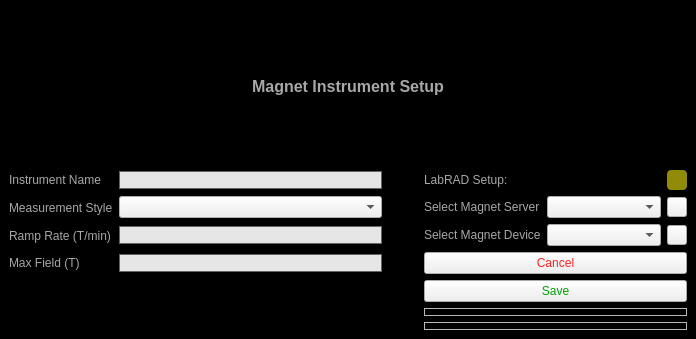
<?xml version="1.0" encoding="UTF-8"?>
<ui version="4.0">
 <class>MainWindow</class>
 <widget class="QMainWindow" name="MainWindow">
  <property name="geometry">
   <rect>
    <x>0</x>
    <y>0</y>
    <width>696</width>
    <height>339</height>
   </rect>
  </property>
  <property name="windowTitle">
   <string>Setting</string>
  </property>
  <property name="windowIcon">
   <iconset resource="../../Resources/DEMONSResources.qrc">
    <normaloff>:/Pictures/Pictures/DemonLogo.png</normaloff>:/Pictures/Pictures/DemonLogo.png</iconset>
  </property>
  <widget class="QWidget" name="centralwidget">
   <property name="styleSheet">
    <string notr="true">#centralwidget{
background-color: rgb(0, 0, 0);
}

QLabel{
color:rgb(168,168,168)
}

QLineEdit{
border: 1px solid rgb(100,100,100);
background-color:rgb(230,230,230);
}


</string>
   </property>
   <layout class="QGridLayout" name="gridLayout_3" rowstretch="1,0,0,0,0,0,0,0,0,0,0,0">
    <item row="7" column="8">
     <widget class="QPushButton" name="pushButton_Done">
      <property name="styleSheet">
       <string notr="true">#pushButton_Done{
	color:rgb(1, 161, 7)
}</string>
      </property>
      <property name="text">
       <string>Save</string>
      </property>
     </widget>
    </item>
    <item row="2" column="1">
     <widget class="QComboBox" name="comboBox_Measurement">
      <item>
       <property name="text">
        <string/>
       </property>
      </item>
      <item>
       <property name="text">
        <string>Input</string>
       </property>
      </item>
      <item>
       <property name="text">
        <string>Output</string>
       </property>
      </item>
     </widget>
    </item>
    <item row="1" column="0">
     <widget class="QLabel" name="label">
      <property name="text">
       <string>Instrument Name</string>
      </property>
     </widget>
    </item>
    <item row="2" column="0">
     <widget class="QLabel" name="label_12">
      <property name="text">
       <string>Measurement Style</string>
      </property>
     </widget>
    </item>
    <item row="1" column="8" rowspan="3">
     <layout class="QGridLayout" name="gridLayout">
      <item row="0" column="0">
       <widget class="QLabel" name="label_10">
        <property name="text">
         <string>LabRAD Setup:</string>
        </property>
       </widget>
      </item>
      <item row="0" column="2">
       <widget class="QPushButton" name="pushButton_Servers">
        <property name="minimumSize">
         <size>
          <width>20</width>
          <height>20</height>
         </size>
        </property>
        <property name="maximumSize">
         <size>
          <width>20</width>
          <height>20</height>
         </size>
        </property>
        <property name="styleSheet">
         <string notr="true">#pushButton_Servers{
background: rgb(144, 140, 9);
 border-radius: 4px;
}</string>
        </property>
        <property name="text">
         <string/>
        </property>
       </widget>
      </item>
      <item row="1" column="0">
       <widget class="QLabel" name="label_8">
        <property name="text">
         <string>Select Magnet Server</string>
        </property>
       </widget>
      </item>
      <item row="1" column="1">
       <widget class="QComboBox" name="comboBox_AMI_SelectServer"/>
      </item>
      <item row="1" column="2">
       <widget class="QPushButton" name="pushButton_AMI_ServerIndicator">
        <property name="minimumSize">
         <size>
          <width>20</width>
          <height>20</height>
         </size>
        </property>
        <property name="maximumSize">
         <size>
          <width>20</width>
          <height>20</height>
         </size>
        </property>
        <property name="styleSheet">
         <string notr="true">#pushButton_DACADC_ServerIndicator{
background: rgb(144, 140, 9);
 border-radius: 4px;
}</string>
        </property>
        <property name="text">
         <string/>
        </property>
       </widget>
      </item>
      <item row="2" column="0">
       <widget class="QLabel" name="label_9">
        <property name="text">
         <string>Select Magnet Device</string>
        </property>
       </widget>
      </item>
      <item row="2" column="1">
       <widget class="QComboBox" name="comboBox_AMI_SelectDevice"/>
      </item>
      <item row="2" column="2">
       <widget class="QPushButton" name="pushButton_AMI_DeviceIndicator">
        <property name="minimumSize">
         <size>
          <width>20</width>
          <height>20</height>
         </size>
        </property>
        <property name="maximumSize">
         <size>
          <width>20</width>
          <height>20</height>
         </size>
        </property>
        <property name="styleSheet">
         <string notr="true">#pushButton_DACADC_DeviceIndicator{
background: rgb(144, 140, 9);
 border-radius: 4px;
}</string>
        </property>
        <property name="text">
         <string/>
        </property>
       </widget>
      </item>
     </layout>
    </item>
    <item row="8" column="8">
     <widget class="QFrame" name="frame_2">
      <property name="frameShape">
       <enum>QFrame::StyledPanel</enum>
      </property>
      <property name="frameShadow">
       <enum>QFrame::Raised</enum>
      </property>
      <layout class="QGridLayout" name="gridLayout_2" columnstretch="2">
       <property name="topMargin">
        <number>3</number>
       </property>
       <property name="bottomMargin">
        <number>3</number>
       </property>
      </layout>
     </widget>
    </item>
    <item row="1" column="1">
     <widget class="QLineEdit" name="lineEdit_Name">
      <property name="sizePolicy">
       <sizepolicy hsizetype="Preferred" vsizetype="Fixed">
        <horstretch>0</horstretch>
        <verstretch>0</verstretch>
       </sizepolicy>
      </property>
     </widget>
    </item>
    <item row="11" column="8">
     <widget class="QFrame" name="frame_3">
      <property name="frameShape">
       <enum>QFrame::StyledPanel</enum>
      </property>
      <property name="frameShadow">
       <enum>QFrame::Raised</enum>
      </property>
      <layout class="QGridLayout" name="gridLayout_4" columnstretch="2">
       <property name="topMargin">
        <number>3</number>
       </property>
       <property name="bottomMargin">
        <number>3</number>
       </property>
      </layout>
     </widget>
    </item>
    <item row="6" column="8">
     <widget class="QPushButton" name="pushButton_Cancel">
      <property name="sizePolicy">
       <sizepolicy hsizetype="Preferred" vsizetype="Preferred">
        <horstretch>0</horstretch>
        <verstretch>0</verstretch>
       </sizepolicy>
      </property>
      <property name="styleSheet">
       <string notr="true">#pushButton_Cancel{
	color: rgb(255, 33, 33);
}
</string>
      </property>
      <property name="text">
       <string>Cancel</string>
      </property>
     </widget>
    </item>
    <item row="0" column="0" colspan="9">
     <widget class="QLabel" name="label_11">
      <property name="sizePolicy">
       <sizepolicy hsizetype="Expanding" vsizetype="Preferred">
        <horstretch>0</horstretch>
        <verstretch>0</verstretch>
       </sizepolicy>
      </property>
      <property name="text">
       <string>&lt;html&gt;&lt;head/&gt;&lt;body&gt;&lt;p align=&quot;center&quot;&gt;&lt;span style=&quot; font-size:12pt; font-weight:600;&quot;&gt;Magnet Instrument Setup&lt;/span&gt;&lt;/p&gt;&lt;/body&gt;&lt;/html&gt;</string>
      </property>
     </widget>
    </item>
    <item row="3" column="0">
     <widget class="QLabel" name="label_4">
      <property name="text">
       <string>Ramp Rate (T/min)</string>
      </property>
     </widget>
    </item>
    <item row="3" column="1">
     <widget class="QLineEdit" name="lineEdit_RampRate">
      <property name="sizePolicy">
       <sizepolicy hsizetype="Preferred" vsizetype="Fixed">
        <horstretch>0</horstretch>
        <verstretch>0</verstretch>
       </sizepolicy>
      </property>
     </widget>
    </item>
    <item row="6" column="0">
     <widget class="QLabel" name="label_2">
      <property name="text">
       <string>Max Field (T)</string>
      </property>
     </widget>
    </item>
    <item row="6" column="1">
     <widget class="QLineEdit" name="lineEdit_MaxField"/>
    </item>
   </layout>
  </widget>
 </widget>
 <resources>
  <include location="../../Resources/DEMONSResources.qrc"/>
 </resources>
 <connections/>
</ui>
